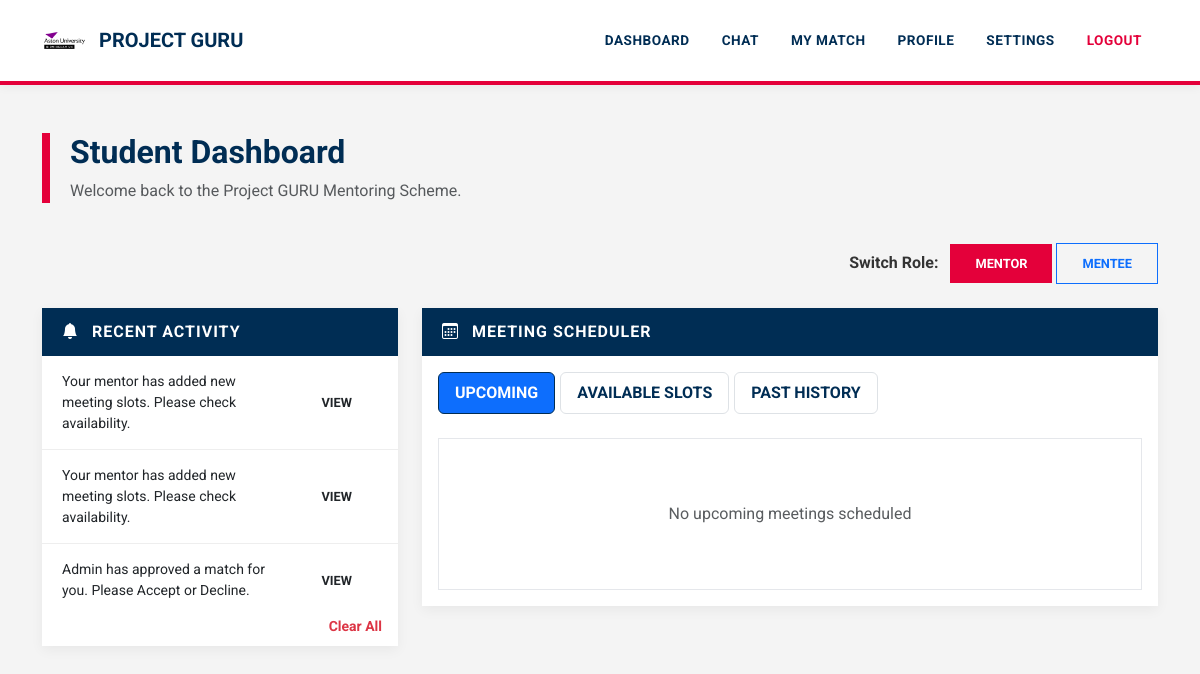
/dashboard (signed in), run on an earlier commit of the app's database.
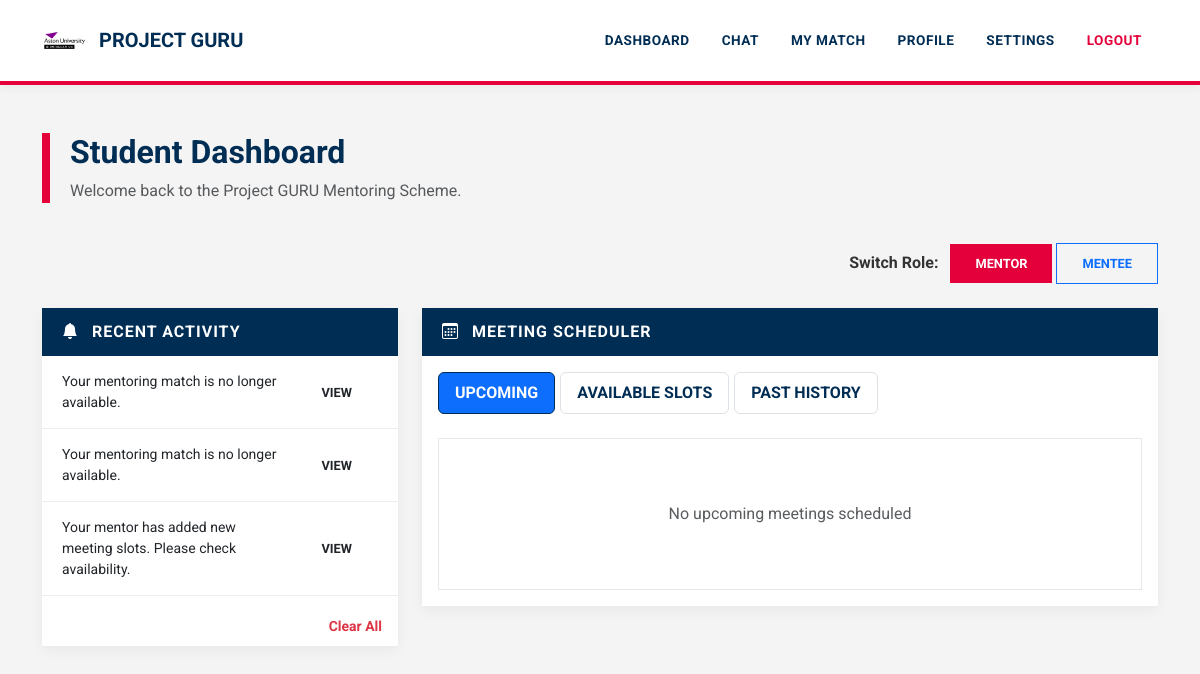
And on a later commit of the database.
### tables this page shows
CREATE TABLE profiles (
    id INTEGER PRIMARY KEY AUTOINCREMENT,
    user_id INTEGER,
    role TEXT
);

CREATE TABLE notifications (
    id INTEGER PRIMARY KEY AUTOINCREMENT,
    user_id INTEGER,
    message TEXT,
    link TEXT,
    created_at TIMESTAMP DEFAULT CURRENT_TIMESTAMP
);

### app.py (the view, shortened to what this page needs)
@app.route("/dashboard")
def dashboard():
    if "user_id" not in session:
        return redirect("/login")
    conn = get_db()
    expire_old_matches(conn)
    conn.commit()
    user = conn.execute("SELECT * FROM users WHERE id=?", (session["user_id"],)).fetchone()
    if not user:
        session.clear()
        conn.close()
        return redirect("/login")
    user_id = session["user_id"]
    profile = get_active_profile()
    if not profile:
        conn.close()
        return "Please select a profile"
    role = profile["role"]
    if role == "mentor":
        matches = conn.execute("SELECT * FROM matches WHERE mentor_id=?", (user_id,)).fetchall()
    else:
        matches = conn.execute("SELECT * FROM matches WHERE mentee_id=?", (user_id,)).fetchall()
    match = next((m for m in matches if m["status"] == "final"), None)
    slots = []
    upcoming_meetings = []
    past_meetings = []
    now = datetime.now()
    if role == "mentor":
        notifications = conn.execute("""
            SELECT DISTINCT n.* FROM notifications n
            LEFT JOIN matches m ON n.link LIKE '/chat/' || m.id
            WHERE n.user_id=? AND (m.mentor_id=? OR m.id IS NULL)
            ORDER BY n.created_at DESC
        """, (user_id, user_id)).fetchall()
    user_profiles = conn.execute("SELECT * FROM profiles WHERE user_id=?", (user_id,)).fetchall()
    conn.close()
    return render_template(
        "dashboard.html",
        user=user,
        role=role,
        user_profiles=user_profiles,
        matches=matches,
        match=match,
        slots=slots,
        upcoming_meetings=upcoming_meetings,
        past_meetings=past_meetings,
        notifications=notifications,
        current_date=date.today(),
        user_id=user_id,
    )

### app.py (called while the page is built, shortened)
def get_db():
    conn = sqlite3.connect("database.db", timeout=30)
    conn.row_factory = sqlite3.Row
    return conn

def get_active_profile():
    if "profile_id" not in session:
        return None
    conn = get_db()
    profile = conn.execute("""
        SELECT * FROM profiles
        WHERE id=? AND user_id=?
    """, (session["profile_id"], session["user_id"])).fetchone()
    conn.close()
    return profile

def expire_old_matches(conn):
    setting = conn.execute("""
        SELECT value FROM settings
        WHERE key='match_expiry_hours'
    """).fetchone()
    expiry_limit = int(setting["value"]) if setting else 48
    expired = conn.execute("""
        SELECT id, mentor_id, mentee_id, created_at
        FROM matches
        WHERE status='approved'
        AND created_at IS NOT NULL
    """).fetchall()

### templates/dashboard.html (shortened to what the changed rows need)
<!DOCTYPE html>
<html lang="en">
<head>
    <link href="https://cdn.jsdelivr.net/npm/bootstrap@5.3.2/dist/css/bootstrap.min.css" rel="stylesheet">
    <link rel="stylesheet" href="https://cdn.jsdelivr.net/npm/bootstrap-icons@1.11.3/font/bootstrap-icons.css">
</head>
<body>
{% include "navbar.html" %}
<div class="container mt-5">
    <div class="dashboard-header">
        <h2 class="fw-bold">Student Dashboard</h2>
    </div>
    {% if user_profiles|length > 1 %}
    <div class="mb-4 text-end">
        <span class="fw-bold me-2">Switch Role:</span>
        {% for p in user_profiles %}
            <a href="/switch_profile/{{ p.id }}"
               class="btn btn-sm {% if p.role == role %}btn-primary{% else %}btn-outline-primary{% endif %}">
                {{ p.role.capitalize() }}
            </a>
        {% endfor %}
    </div>
    {% endif %}
    <div class="row">
        <div class="col-lg-4">
            <div class="card">
                <div class="card-body p-0">
                    {% if notifications %}
                    <div class="notifications-scroll">
                        {% for n in notifications %}
                        <div class="notification-item d-flex justify-content-between align-items-center">
                            <span class="small">{{ n.message }}</span>
                            {% if n.link %}
                            <a href="{{ n.link }}" class="btn btn-sm btn-aston-red ms-2">View</a>
                            {% endif %}
                        </div>
                        {% endfor %}
                    </div>
                    {% else %}
                    <div class="p-4 text-center text-muted italic">No new notifications</div>
                    {% endif %}
                </div>
            </div>
        </div>
    </div>
</div>
</body>
</html>

What changed in the data, as far as the page shows it:
no longer on this page (row unchanged): notifications: message "Your mentor has added new meeting slots. Please check availability."
no longer on this page (row unchanged): notifications: message "Admin has approved a match for you. Please Accept or Decline."
added notifications: message "Your mentoring match is no longer available."
added notifications: message "Your mentoring match is no longer available."
